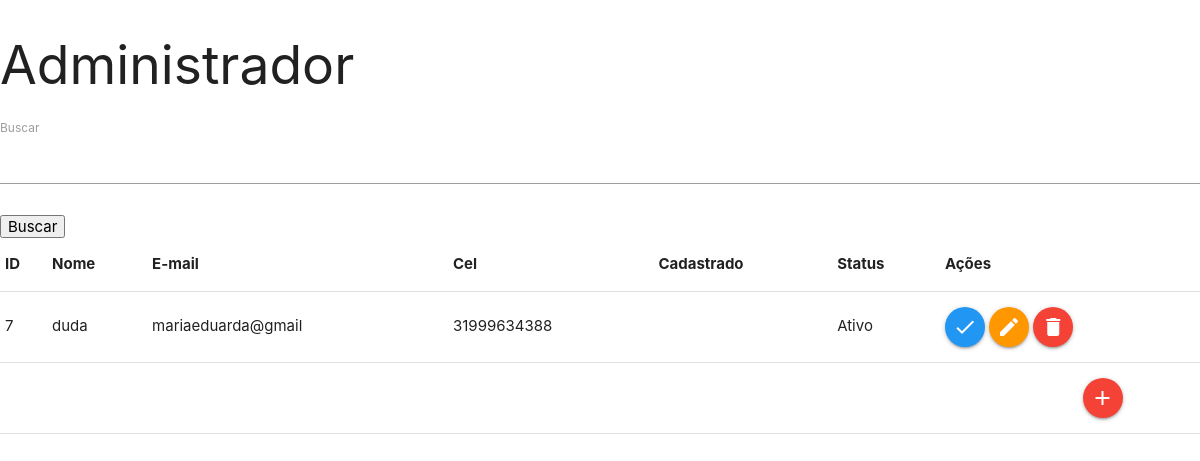
Page /GestaoAdministrador.php?buscar=duda on the committed database.
### tables this page shows
CREATE TABLE IF NOT EXISTS `administrador` (
  `IdAdministrador` int(11) NOT NULL AUTO_INCREMENT,
  `Nome` varchar(150) NOT NULL,
  `Email` varchar(100) DEFAULT NULL,
  `Senha` varchar(45) DEFAULT NULL,
  `Telefone` varchar(20) DEFAULT NULL,
  `DataCadastro` datetime DEFAULT NULL,
  `Status` enum('Ativo','Inativo') DEFAULT NULL,
  PRIMARY KEY (`IdAdministrador`)
);

### GestaoAdministrador.php (the view, shortened to what this page needs)
<?php
   require 'Administrador.class.php';
  $filtro=$_GET['buscar'];
  if(!empty($filtro))
    $filtro="WHERE Nome LIKE '%$filtro%' OR Email LIKE '%$filtro%'";
   $pagina=1;
       $qnt_result_pg = 5;
       $inicio = ($pagina * $qnt_result_pg) - $qnt_result_pg;
      $query_Administrador ="SELECT IdAdministrador, Nome, Email, Telefone, DataCadastro, Status  FROM administrador $filtro ORDER BY IdAdministrador DESC LIMIT $inicio,$qnt_result_pg";
       $result_Administrador = $pdo->prepare($query_Administrador);
       $result_Administrador->execute();
       $dados ="<div class='table-responsive'>
                   <table class='table table-striped'>
                           <thead>
                               <tr>
                                   <th>ID</th>
                                   <th>Nome</th>
                                   <th>E-mail</th>
                                   <th>Cel</th>
                                   <th>Cadastrado</th>
                                   <th>Status</th>
                                   <th>Ações</th>
                               </tr>
                           </thead>
                           <tbody>";
       while ($row_Administrador = $result_Administrador->fetch(\PDO::FETCH_ASSOC)){
           extract($row_Administrador);
           $dados .="<tr>
                           <td>$IdAdministrador</td>
                           <td>$Nome</td>
                           <td>$Email</td>
                           <td>$Telefone</td>
                           <td>$DataCadastro</td>
                           <td>$Status</td>
                           <td colspan='3'><a href='MudarStatus.php?id=$IdAdministrador&status=$Status' onclick='funcao1($Nome)' class='btn-floating blue' onclick='funcao1($Nome)'><i class='material-icons'>check</i></a>
                                           <a href='editaradm.php?id=$IdAdministrador' class='btn-floating orange'><i class='material-icons'>edit</i></a>
                                           <a href='DeletarAdm.php?id=$IdAdministrador' class='btn-floating red modal-trigger'><i class='material-icons'>delete</i></a>
                   </tr>";
       }
       $dados .="<tr><td colspan='7'></td><td><a href='CadastroAdm.html' class='btn-floating red modal-trigger'><i class='material-icons'>add</i></a></td></tr>
       </tbody>
               </table>
           </div>";
       $dados .='</ul></nav>';
       $conteudo = $dados;
?>
<!DOCTYPE html>
<html lang="pt-br">
<head>
   <link rel="stylesheet" href="https://cdnjs.cloudflare.com/ajax/libs/materialize/1.0.0/css/materialize.min.css">
</head>
<body>
    <h2>Administrador</h2>
    <div id="principalhome">
            <div class="conteudoHome">
                    <form action="GestaoAdministrador.php">
                        <label>Buscar</label>
                        <input type="text" name="buscar"><br><br>
                       <button type="submit" id="btnbuscar">Buscar</button>
                    </form>
                    <?php echo $conteudo; ?>
            </div>
            </div>
</body>
</html>

### rows in the picture
administrador: IdAdministrador "7", Nome "duda", Email "mariaeduarda@gmail", Telefone "31999634388", Status "Ativo"
